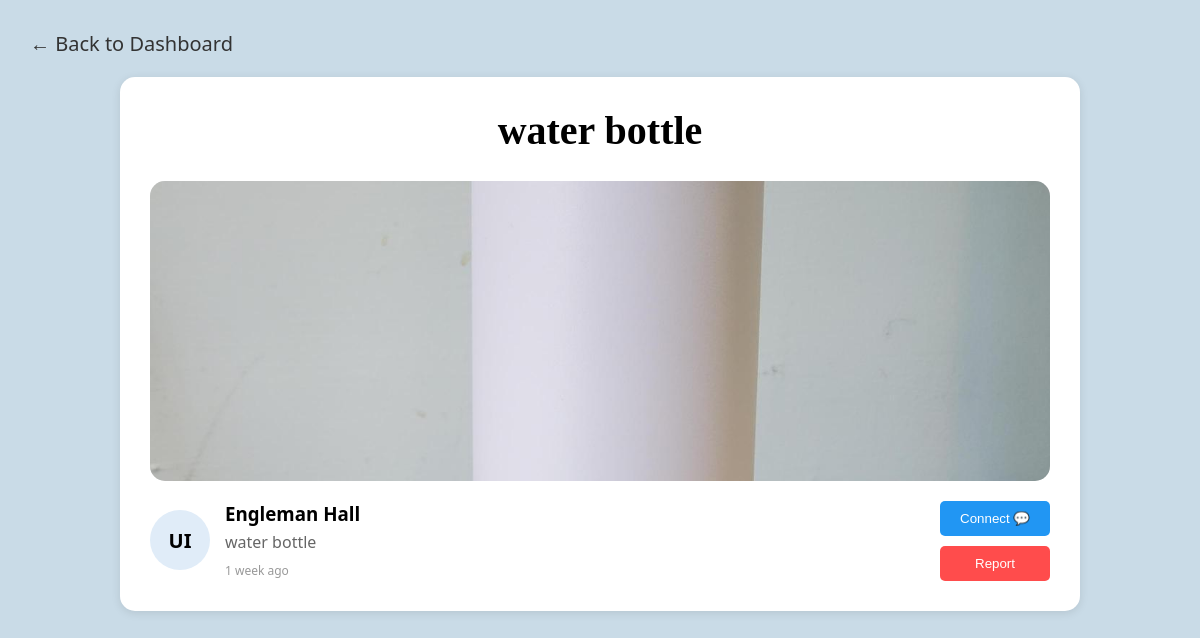
Before: /listing-info with the older database file.
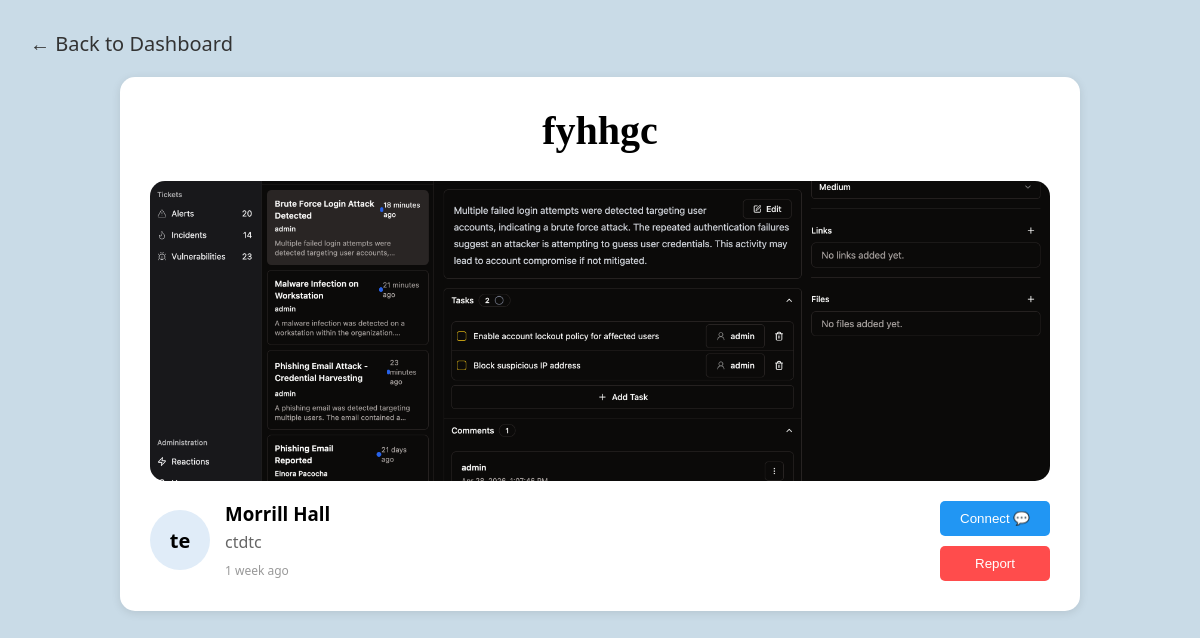
After: the same page with the newer database file.
### models.py (models this page shows)
class Post(db.Model):
    __tablename__ = 'post'
    id = db.Column(db.Integer, primary_key=True)
    user_id = db.Column(db.Integer, db.ForeignKey('user.id'), nullable=False)
    post_date = db.Column(db.DateTime, default=datetime.utcnow)
    item_name = db.Column(db.String(255), nullable=False)
    description = db.Column(db.Text)
    category = db.Column(db.String(100))
    location = db.Column(db.String(255))
    image_url = db.Column(db.String(500))
    is_claimed = db.Column(db.Boolean, default=False)
    reports = db.relationship('Report', backref='post', cascade="all, delete-orphan")

class Account(db.Model):
    __tablename__ = 'account'
    id = db.Column(db.Integer, primary_key=True)
    name = db.Column(db.String(255), nullable=False)
    email = db.Column(db.String(255), unique=True, nullable=False)
    password = db.Column(db.String(255), nullable=False)
    is_banned = db.Column(db.Boolean, default=False)
    user_profile = db.relationship('User', backref='account', uselist=False, cascade="all, delete-orphan")

### app.py (the view)
@app.route("/listing-info")
def listing_info():
    post_id = request.args.get('id', 1, type=int)
    post = Post.query.get(post_id)
    if not post:
        return render_template("listing_info.html", post=None)
    return render_template("listing_info.html", post=post)

### templates/listing_info.html (shortened to what this page needs)
<!DOCTYPE html>
<html lang="en">
<head>
    <link rel="stylesheet" href="static/app.css">
</head>
<body class="app-layout listing-page-body">
    <a href="/dashboard" class="listing-back-link">&larr; Back to Dashboard</a>
    <div class="listing-container">
        <h1 class="listing-title" id="listing-title">{% if post %}{{ post.item_name }}{% else %}Water Bottle{% endif %}</h1>
        <div class="listing-image" id="listing-image-container">
            {% if post and post.image_url %}
                <img id="listing-image" src="{{ url_for('static', filename=post.image_url) }}" alt="Listing item image" style="width: 100%; height: 100%; object-fit: cover; border-radius: 15px;">
            {% else %}
                <img id="listing-image" src="" alt="Listing item image" style="width: 100%; height: 100%; object-fit: cover; border-radius: 15px; display: none;">
                <span id="no-image-text">Picture</span>
            {% endif %}
        </div>
        <div class="listing-content">
            <div class="listing-info-group">
                <div class="listing-avatar">{{ post.author.account.name[:2] if post and post.author else 'UI' }}</div>
                <div class="listing-details">
                    <h3 id="listing-location-label">{% if post %}{{ post.location }}{% else %}Detailed description{% endif %}</h3>
                    <p id="listing-description">{% if post %}{{ post.description }}{% else %}Found at Buley Library on 10/24/2026. Purple stainless steel waterbottle with a small dent on the bottom.{% endif %}</p>
                    <span class="listing-timestamp" id="listing-timestamp" data-timestamp="{% if post %}{{ post.post_date.isoformat() }}{% endif %}"></span>
                </div>
            </div>
            <div class="listing-actions">
                <button id="connect-btn" class="btn-connect">Connect &#128172;</button>
                <button id="report-btn" class="btn-report">Report</button>
            </div>
        </div>
    </div>
</body>
</html>

### static/app.css (style rules this page uses)
body.app-layout { display: block; min-height: 100vh; height: auto; background-color: rgb(201, 219, 231); margin: 0; font-family: 'Segoe UI', Tahoma, Geneva, Verdana, sans-serif; }
.listing-page-body { padding: 30px; }
.listing-back-link { text-decoration: none; font-size: 20px; color: #333; }
.listing-container { max-width: 900px; margin: 20px auto; background: white; padding: 30px; border-radius: 15px; box-shadow: 0 2px 10px rgba(0,0,0,0.1); }
.listing-title { text-align: center; font-family: serif; font-size: 40px; margin-top: 0; }
.listing-image { width: 100%; height: 300px; background: #eaeaea; border-radius: 15px; display: flex; justify-content: center; align-items: center; color: #888; font-size: 24px; margin-bottom: 20px; }
.listing-content { display: flex; justify-content: space-between; align-items: flex-start; }
.listing-info-group { display: flex; gap: 15px; align-items: center; }
.listing-avatar { background: #e0ecf8; width: 60px; height: 60px; border-radius: 50%; display: flex; justify-content: center; align-items: center; font-weight: bold; font-size: 20px; }
.listing-details h3 { margin: 0; }
.listing-details p { color: #666; margin: 5px 0; }
.listing-timestamp { color: #999; font-size: 12px; }
.listing-actions { display: flex; gap: 10px; flex-direction: column; }
.btn-connect { background: #2196F3; color: white; border: none; padding: 10px 20px; border-radius: 5px; cursor: pointer; display: flex; align-items: center; gap: 5px; }
.btn-report { background: #ff4c4c; color: white; border: none; padding: 10px 20px; border-radius: 5px; cursor: pointer; }

Changed rows visible on the page:
changed Post: item_name "water bottle" → "fyhhgc"; image_url: a different picture; location "Engleman Hall" → "Morrill Hall"; description "water bottle" → "ctdtc"
added Account: author.account "te"
Other visible differences:
{{ post.author.account.name[:2] if post and post.author else 'UI' }}: "UI" → (not shown)
